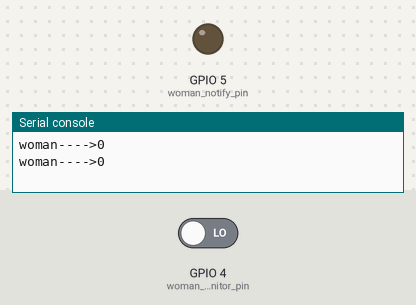
A program run on a simulated ESP8266 board running MicroPython. Shown: output pins drawn as LEDs (lit = HIGH), the last lines printed to the serial console. The inputs (shaded band) are chosen by the test bench; at power-on: GPIO 4 (woman_monitor_pin) LOW. No MQTT or app messages arrive unless stated.

Above: at 6.2 s.
6.3 s: GPIO 4 (woman_monitor_pin) driven HIGH
At 7.5 s:
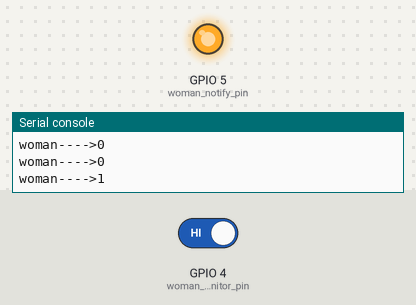
8.5 s: GPIO 4 (woman_monitor_pin) driven LOW
At 9.8 s:
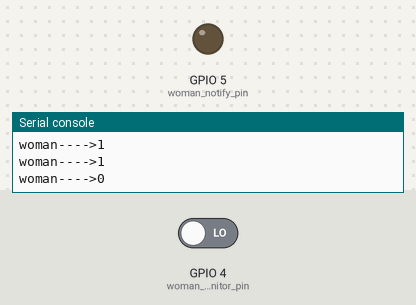
Timing chart, 0 to 11.5 s (numbered marks = the images above; inputs shaded):
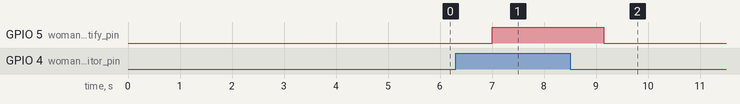

Measured:
- after the input at 6.3 s, GPIO 5 (woman_notify_pin): LOW → HIGH after 0.70 s
- after the input at 8.5 s, GPIO 5 (woman_notify_pin): HIGH → LOW after 0.65 s

The program:

main.py
```python
from simple import MQTTClient
import machine
import time

'''
Program:
  1)监听pin4针脚，如果读取到了高电平数据，则把pin5设置为高电平，pin5去触发继电器，
  让继电器耦合。
  2）监听到pin4为高电平的同时，publish一条数据给EMQT,让订阅该主题的其他端收到这个消息。

'''
man_send = False
woman_send = False


def publish_msg(topic, msg):
    if topic and msg:
        try:
            c = MQTTClient("umqtt_client", "0.0.0.0")
            c.connect()
            c.publish(topic, msg)
            c.disconnect()
        except Exception as e:
            print(e)
            time.sleep(3)
            machine.idle()


if __name__ == "__main__":
    time.sleep(5)
    # man_monitor_pin = machine.Pin(5, machine.Pin.IN)
    # man_notify_pin = machine.Pin(3, machine.Pin.OUT)
    woman_monitor_pin = machine.Pin(4, machine.Pin.IN)
    woman_notify_pin = machine.Pin(5, machine.Pin.OUT)
    while 1:
        # 男厕所感应器
        # if man_monitor_pin() == 1:
        #     man_notify_pin.on()
        #     topic = b"toilet"
        #     msg = b"man_on"
        #     if man_send is False:
        #         publish_msg(topic, msg)
        #         man_send = True
        #     print("man---->1")
        # if man_monitor_pin() == 0:
        #     man_notify_pin.off()
        #     topic = b"toilet"
        #     msg = b"man_off"
        #     if man_send:
        #         publish_msg(topic, msg)
        #         man_send = False
        #     print("man---->0")
        # 女厕所感应器
        if woman_monitor_pin() == 1:
            woman_notify_pin.on()
            topic = b"toilet"
            msg = b"woman_on"
            if woman_send is False:
                publish_msg(topic, msg)
                woman_send = True
            print("woman---->1")
        if woman_monitor_pin() == 0:
            woman_notify_pin.off()
            topic = b"toilet"
            msg = b"woman_off"
            if woman_send:
                publish_msg(topic, msg)
                woman_send = False
            print("woman---->0")
        time.sleep(1)
```
